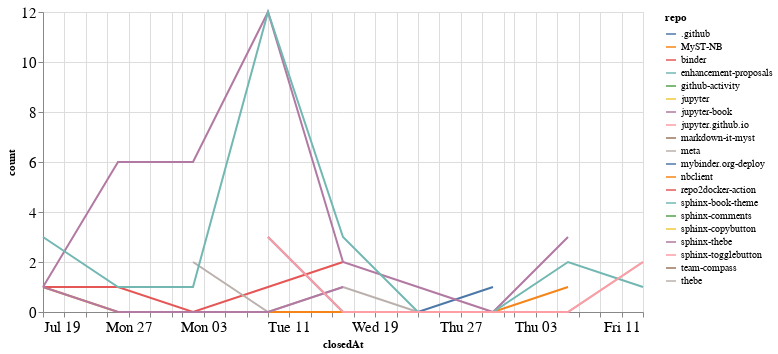

Notebook code cell kept with this figure:
### Code cell
closed_by_time = closed_by.groupby('repo').resample('W', on='closedAt').count()['author'].reset_index()
closed_by_time = closed_by_time.rename(columns={'author': 'count'})

alt.Chart(closed_by_time, width=600).mark_line().encode(
    x='closedAt',
    y='count',
    color='repo',
    tooltip="repo"
)

### Figure 1 — Vega-Lite specification as saved in the notebook (floating-point values rounded to 4 significant figures)
{"config": {"axisLeft": {"labelFontSize": 15}, "axisBottom": {"labelFontSize": 15}}, "data": {"name": "data-6852d28e6952301ae0d531360bbfa078"}, "mark": "line", "encoding": {"color": {"type": "nominal", "field": "repo"}, "tooltip": {"type": "nominal", "field": "repo"}, "x": {"type": "temporal", "field": "closedAt"}, "y": {"type": "quantitative", "field": "count"}}, "width": 600, "$schema": "https://vega.github.io/schema/vega-lite/v4.8.1.json", "datasets": {"data-6852d28e6952301ae0d531360bbfa078": [{"repo": ".github", "closedAt": "2020-08-09T00:00:00", "count": 3}, {"repo": ".github", "closedAt": "2020-08-16T00:00:00", "count": 0}, {"repo": ".github", "closedAt": "2020-08-23T00:00:00", "count": 0}, {"repo": ".github", "closedAt": "2020-08-30T00:00:00", "count": 1}, {"repo": "MyST-NB", "closedAt": "2020-07-19T00:00:00", "count": 1}, {"repo": "MyST-NB", "closedAt": "2020-07-26T00:00:00", "count": 0}, {"repo": "MyST-NB", "closedAt": "2020-08-02T00:00:00", "count": 0}, {"repo": "MyST-NB", "closedAt": "2020-08-09T00:00:00", "count": 0}, {"repo": "MyST-NB", "closedAt": "2020-08-16T00:00:00", "count": 0}, {"repo": "MyST-NB", "closedAt": "2020-08-23T00:00:00", "count": 0}, {"repo": "MyST-NB", "closedAt": "2020-08-30T00:00:00", "count": 0}, {"repo": "MyST-NB", "closedAt": "2020-09-06T00:00:00", "count": 1}, {"repo": "binder", "closedAt": "2020-07-19T00:00:00", "count": 1}, {"repo": "binder", "closedAt": "2020-07-26T00:00:00", "count": 1}, {"repo": "binder", "closedAt": "2020-08-02T00:00:00", "count": 0}, {"repo": "binder", "closedAt": "2020-08-09T00:00:00", "count": 1}, {"repo": "binder", "closedAt": "2020-08-16T00:00:00", "count": 2}, {"repo": "enhancement-proposals", "closedAt": "2020-08-30T00:00:00", "count": 1}, {"repo": "github-activity", "closedAt": "2020-08-09T00:00:00", "count": 2}, {"repo": "jupyter", "closedAt": "2020-07-26T00:00:00", "count": 1}, {"repo": "jupyter-book", "closedAt": "2020-07-19T00:00:00", "count": 1}, {"repo": "jupyter-book", "closedAt": "2020-07-26T00:00:00", "count": 6}, {"repo": "jupyter-book", "closedAt": "2020-08-02T00:00:00", "count": 6}, {"repo": "jupyter-book", "closedAt": "2020-08-09T00:00:00", "count": 12}, {"repo": "jupyter-book", "closedAt": "2020-08-16T00:00:00", "count": 2}, {"repo": "jupyter-book", "closedAt": "2020-08-23T00:00:00", "count": 1}, {"repo": "jupyter-book", "closedAt": "2020-08-30T00:00:00", "count": 0}, {"repo": "jupyter-book", "closedAt": "2020-09-06T00:00:00", "count": 3}, {"repo": "jupyter.github.io", "closedAt": "2020-07-26T00:00:00", "count": 1}, {"repo": "markdown-it-myst", "closedAt": "2020-08-09T00:00:00", "count": 1}, {"repo": "meta", "closedAt": "2020-08-02T00:00:00", "count": 2}, {"repo": "meta", "closedAt": "2020-08-09T00:00:00", "count": 0}, {"repo": "meta", "closedAt": "2020-08-16T00:00:00", "count": 1}, {"repo": "meta", "closedAt": "2020-08-23T00:00:00", "count": 0}, {"repo": "meta", "closedAt": "2020-08-30T00:00:00", "count": 0}, {"repo": "meta", "closedAt": "2020-09-06T00:00:00", "count": 0}, {"repo": "meta", "closedAt": "2020-09-13T00:00:00", "count": 2}, {"repo": "mybinder.org-deploy", "closedAt": "2020-07-26T00:00:00", "count": 1}, {"repo": "nbclient", "closedAt": "2020-09-13T00:00:00", "count": 1}, {"repo": "repo2docker-action", "closedAt": "2020-07-26T00:00:00", "count": 1}, {"repo": "sphinx-book-theme", "closedAt": "2020-07-19T00:00:00", "count": 3}, {"repo": "sphinx-book-theme", "closedAt": "2020-07-26T00:00:00", "count": 1}, {"repo": "sphinx-book-theme", "closedAt": "2020-08-02T00:00:00", "count": 1}, {"repo": "sphinx-book-theme", "closedAt": "2020-08-09T00:00:00", "count": 12}, {"repo": "sphinx-book-theme", "closedAt": "2020-08-16T00:00:00", "count": 3}, {"repo": "sphinx-book-theme", "closedAt": "2020-08-23T00:00:00", "count": 0}, {"repo": "sphinx-book-theme", "closedAt": "2020-08-30T00:00:00", "count": 0}, {"repo": "sphinx-book-theme", "closedAt": "2020-09-06T00:00:00", "count": 2}, {"repo": "sphinx-book-theme", "closedAt": "2020-09-13T00:00:00", "count": 1}, {"repo": "sphinx-comments", "closedAt": "2020-08-16T00:00:00", "count": 4}, {"repo": "sphinx-copybutton", "closedAt": "2020-07-26T00:00:00", "count": 2}, {"repo": "sphinx-thebe", "closedAt": "2020-07-19T00:00:00", "count": 1}, {"repo": "sphinx-thebe", "closedAt": "2020-07-26T00:00:00", "count": 0}, {"repo": "sphinx-thebe", "closedAt": "2020-08-02T00:00:00", "count": 0}, {"repo": "sphinx-thebe", "closedAt": "2020-08-09T00:00:00", "count": 0}, {"repo": "sphinx-thebe", "closedAt": "2020-08-16T00:00:00", "count": 1}, {"repo": "sphinx-togglebutton", "closedAt": "2020-08-09T00:00:00", "count": 3}, {"repo": "sphinx-togglebutton", "closedAt": "2020-08-16T00:00:00", "count": 0}, {"repo": "sphinx-togglebutton", "closedAt": "2020-08-23T00:00:00", "count": 0}, {"repo": "sphinx-togglebutton", "closedAt": "2020-08-30T00:00:00", "count": 0}, {"repo": "sphinx-togglebutton", "closedAt": "2020-09-06T00:00:00", "count": 0}, {"repo": "sphinx-togglebutton", "closedAt": "2020-09-13T00:00:00", "count": 2}, {"repo": "team-compass", "closedAt": "2020-07-26T00:00:00", "count": 1}, {"repo": "thebe", "closedAt": "2020-08-16T00:00:00", "count": 1}]}}
